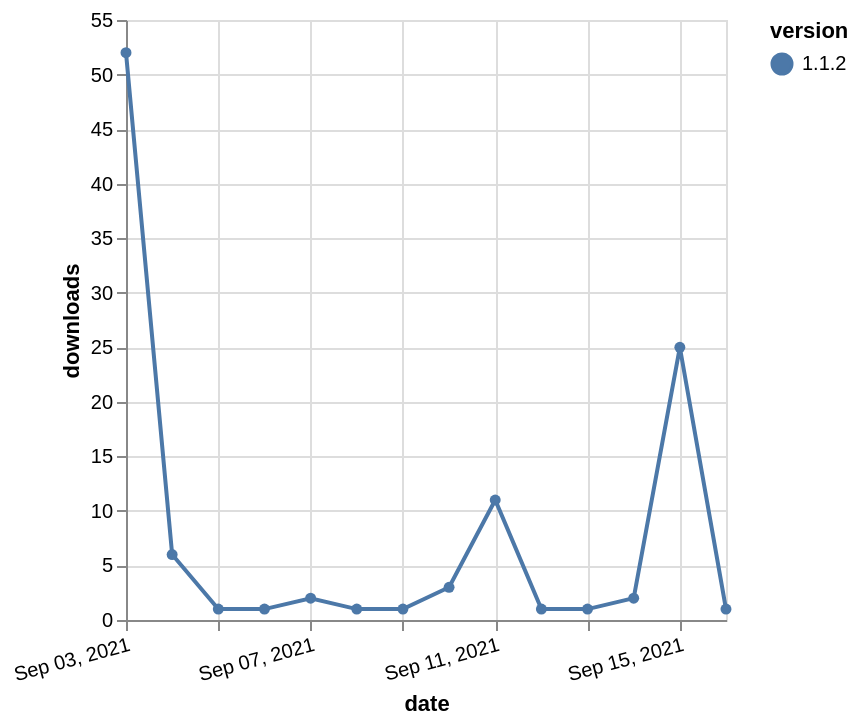

Vega-Lite specification stored for this chart:
### Vega-Lite specification from a JSON file in a GitHub repository (floating-point values rounded to 4 significant figures)
{"$schema": "https://vega.github.io/schema/vega-lite/v5.json", "description": "A simple bar chart with embedded data.", "data": {"values": [{"date": "2021-09-03", "total": 1893, "delta": 52, "version": "1.1.2"}, {"date": "2021-09-04", "total": 1899, "delta": 6, "version": "1.1.2"}, {"date": "2021-09-05", "total": 1900, "delta": 1, "version": "1.1.2"}, {"date": "2021-09-06", "total": 1901, "delta": 1, "version": "1.1.2"}, {"date": "2021-09-07", "total": 1903, "delta": 2, "version": "1.1.2"}, {"date": "2021-09-08", "total": 1904, "delta": 1, "version": "1.1.2"}, {"date": "2021-09-09", "total": 1905, "delta": 1, "version": "1.1.2"}, {"date": "2021-09-10", "total": 1908, "delta": 3, "version": "1.1.2"}, {"date": "2021-09-11", "total": 1919, "delta": 11, "version": "1.1.2"}, {"date": "2021-09-12", "total": 1920, "delta": 1, "version": "1.1.2"}, {"date": "2021-09-13", "total": 1921, "delta": 1, "version": "1.1.2"}, {"date": "2021-09-14", "total": 1923, "delta": 2, "version": "1.1.2"}, {"date": "2021-09-15", "total": 1948, "delta": 25, "version": "1.1.2"}, {"date": "2021-09-16", "total": 1949, "delta": 1, "version": "1.1.2"}]}, "width": "container", "mark": {"type": "line", "point": {"filled": true}}, "encoding": {"x": {"field": "date", "type": "temporal", "timeUnit": "yearmonthdate", "title": "date", "axis": {"labelAngle": -15}}, "y": {"field": "delta", "type": "quantitative", "title": "downloads"}, "color": {"field": "version", "type": "nominal"}, "tooltip": {"field": "delta"}}}
